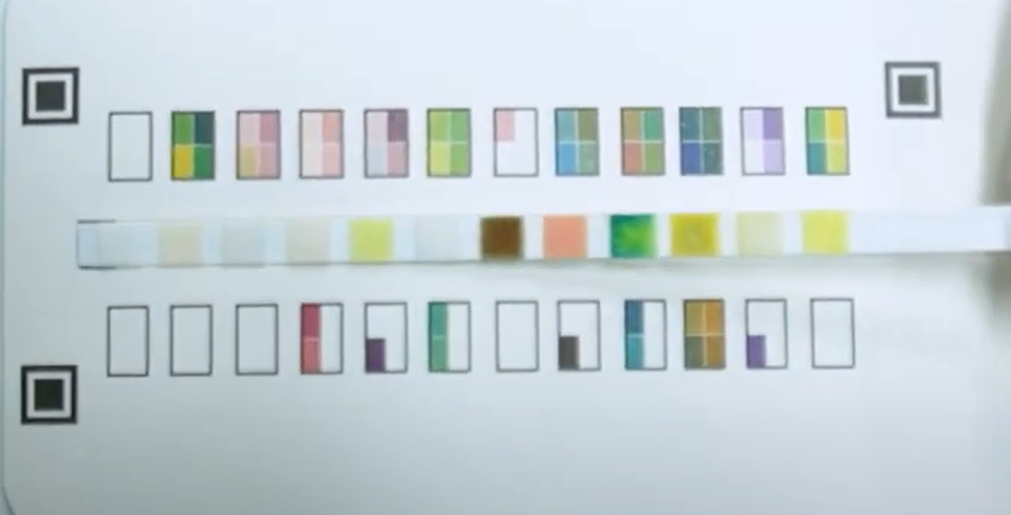
#> input picture basic_color/test_strip.jpg, 1011 x 515 px, found by its file name
$ python analyze_strip_final.py
#> lines starting #> are read from the running program, lines starting #| are printed output that depends on the picture; after the words box and inside, x2 and y2 are one past the last pixel; in counts of white or black regions, pixels touching at a corner belong together
# analyze_strip_final.py
# (멘토님의 전략: 차트 모서리 1개로 스틱 모서리를 '자동 계산'하는 버전)

import cv2
import numpy as np

# --- 0단계: ★★★ 미리 계산된 '비율' 상수 ★★★ ---
# (멘토님이 주신 샘플 좌표로 제가 미리 계산해둔 '고정 비율'입니다)
# (기준 차트를 (0,0)~(1,1) 단위 사각형으로 봤을 때의 스틱 모서리 상대 (u,v) 좌표)
STRIP_CORNERS_NORMALIZED = np.array([
    [0.1340, -0.3644], # 스틱 왼쪽 위
    [0.8521, -0.4208], # 스틱 오른쪽 위
    [0.8541,  0.5898], # 스틱 오른쪽 아래
    [0.1300,  0.5516]  # 스틱 왼쪽 아래
], dtype=np.float32)

# (Lesson 13에서 튜닝해야 할 '스틱 내부 격자' 상수)
PAD_COUNT = 10
START_X = 30
PAD_Y = 5
PAD_WIDTH = 30
PAD_HEIGHT = 40
PAD_GAP = 55
# (스틱을 600x50 크기로 펴기로 약속)
STRIP_WIDTH = 600
STRIP_HEIGHT = 50


# --- 1단계: Phase 2 이미지 로드 ---
image_filename = "test_strip.jpg"
image = cv2.imread(image_filename)
#> image is the input picture: shape (515, 1011, 3); mean B, G, R 212.9, 208.7, 197.5

if image is None:
    print(f"'{image_filename}' 이미지를 찾을 수 없습니다.")
else:
    # --- 2단계: '기준 색상표'의 원본 좌표 ---
    # (★ 사용자가 유일하게 입력하는 4개의 '차트' 모서리 좌표)
    pts_src_chart = np.array([
        [89, 139],   # 왼쪽 위
        [942, 133],  # 오른쪽 위
        [940, 430],  # 오른쪽 아래
        [85, 429]    # 왼쪽 아래
    ], dtype=np.float32)

    # --- 3단계: ★★★ '스틱' 모서리 자동 계산 ★★★ ---

    # (0,0)~(1,1)의 '단위 사각형' 정의
    pts_unit_square = np.array([[0,0], [1,0], [1,1], [0,1]], dtype=np.float32)

    # '단위 사각형' -> '기준 색상표'로 되돌리는 변환 행렬 M을 찾습니다.
    # (즉, 0.1을 곱하면 x좌표 89 근처가 나오는 공식)
    matrix_to_chart = cv2.getPerspectiveTransform(pts_unit_square, pts_src_chart)

    # 0단계의 '비율 상수'에 '변환 행렬 M'을 적용해
    # '스틱 모서리'의 원본 좌표 4개를 '자동으로 계산'합니다.
    # (cv2.perspectiveTransform은 (N, 1, 2) 형태의 입력이 필요)
    pts_src_strip_calculated = cv2.perspectiveTransform(
        STRIP_CORNERS_NORMALIZED.reshape(-1, 1, 2),
        matrix_to_chart
    )

    # (디버깅 출력)
    # print("--- 자동으로 계산된 스틱 모서리 좌표 ---")
    # print(pts_src_strip_calculated)

    # --- 4단계: '스틱 전용' 표준화 (Lesson 12 재활용) ---

    # '스틱'의 목적지 좌표 (600x50 크기)
    pts_dst_strip = np.array([
        [0, 0], [STRIP_WIDTH - 1, 0],
        [STRIP_WIDTH - 1, STRIP_HEIGHT - 1], [0, STRIP_HEIGHT - 1]
    ], dtype=np.float32)

    # (1) '계산된' 스틱 원본 좌표 -> (2) '목표' 스틱 좌표
    matrix_strip = cv2.getPerspectiveTransform(pts_src_strip_calculated, pts_dst_strip)
    image_warped_strip = cv2.warpPerspective(image, matrix_strip, (STRIP_WIDTH, STRIP_HEIGHT))
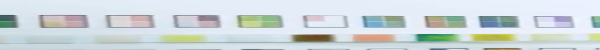
#> image_warped_strip: shape (50, 600, 3); mean B, G, R 218.5, 215.8, 205.9

    # --- 5단계: 격자 기반 색상 추출 (Lesson 13 재활용) ---

    image_debug = image_warped_strip.copy()
    strip_lab_colors = [] # 최종 결과 (LAB 값 10개)

    print("\n--- [Phase 2] 검출된 스틱 패드 색상 (LAB) ---")

    for i in range(PAD_COUNT):
        current_x = START_X + (i * PAD_GAP)
        cv2.rectangle(image_debug,
                      (current_x, PAD_Y),
                      (current_x + PAD_WIDTH, PAD_Y + PAD_HEIGHT),
                      (0, 0, 255), 2)

        pad_roi = image_warped_strip[PAD_Y : PAD_Y + PAD_HEIGHT,
                                     current_x : current_x + PAD_WIDTH]

        avg_bgr_color = cv2.mean(pad_roi)[:3]
        bgr_pixel_image = np.array([[avg_bgr_color]], dtype=np.uint8)
        lab_pixel_image = cv2.cvtColor(bgr_pixel_image, cv2.COLOR_BGR2LAB)
        avg_lab_color = lab_pixel_image[0][0]

        strip_lab_colors.append([int(c) for c in avg_lab_color])
        print(f"패드 #{i+1} (x={current_x}): L={avg_lab_color[0]}, a={avg_lab_color[1]}, b={avg_lab_color[2]}")
#> this loop made 10 passes
#> (avg_bgr_color, bgr_pixel_image, avg_lab_color) on passes 1 to 10: ((212.7, 209.6, 201.3), [[212, 209, 201]], [213, 126, 126]), ((223, 216.8, 206.6), [[223, 216, 206]], [219, 126, 123]), ((223.8, 219.1, 211.3), [[223, 219, 211]], [222, 126, 125]), ((216.2, 210.3, 205.2), [[216, 210, 205]], [214, 127, 124]), ((207.9, 216.7, 199.9), [[207, 216, 199]], [217, 121, 131]), ((202.2, 200.6, 199.4), [[202, 200, 199]], [206, 128, 127]), ((205.9, 202.3, 196.5), [[205, 202, 196]], [207, 126, 126]), ((194.4, 202.9, 184), [[194, 202, 183]], [204, 120, 130]), ((198.4, 206.1, 194.2), [[198, 206, 194]], [208, 122, 131]), ((233.9, 227.9, 220.5), [[233, 227, 220]], [229, 127, 124])
#| 패드 #1 (x=30): L=213, a=126, b=126
#| 패드 #2 (x=85): L=219, a=126, b=123
#| 패드 #3 (x=140): L=222, a=126, b=125
#| 패드 #4 (x=195): L=214, a=127, b=124
#| 패드 #5 (x=250): L=217, a=121, b=131
#| 패드 #6 (x=305): L=206, a=128, b=127
#| 패드 #7 (x=360): L=207, a=126, b=126
#| 패드 #8 (x=415): L=204, a=120, b=130
#> (further printed lines are left out)
#> pass 1, `pad_roi = image_warped_strip[PAD_Y : PAD_Y + PAD_HEIGHT, current_x : c..`:
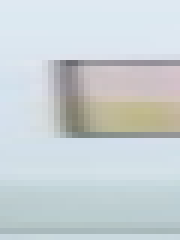
#> pad_roi: shape (40, 30, 3) (shown 6 times larger); mean B, G, R 212.7, 209.6, 201.3
#> pass 2, `pad_roi = image_warped_strip[PAD_Y : PAD_Y + PAD_HEIGHT, current_x : c..`:
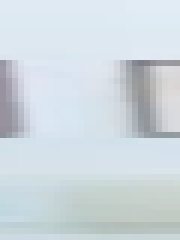
#> pad_roi: shape (40, 30, 3) (shown 6 times larger); mean B, G, R 223, 216.8, 206.6
#> pass 3, `pad_roi = image_warped_strip[PAD_Y : PAD_Y + PAD_HEIGHT, current_x : c..`:
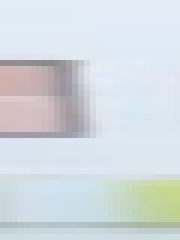
#> pad_roi: shape (40, 30, 3) (shown 6 times larger); mean B, G, R 223.8, 219.1, 211.3
#> after the loop:
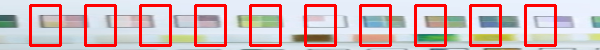
#> image_debug: shape (50, 600, 3); 13.87% of pixels changed, all inside (x1, y1, x2, y2) = (29, 4, 557, 47)
#> after the loop:
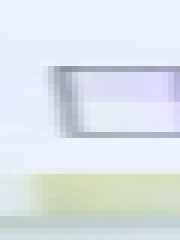
#> pad_roi: shape (40, 30, 3) (shown 6 times larger); mean B, G, R 233.9, 227.9, 220.5
#> after the loop, strip_lab_colors = [[213, 126, 126], [219, 126, 123], [222, 126, 125], [214, 127, 124], [217, 121, 131], [206, 128, 127], [207, 126, 126], [204, 120, 130], [208, 122, 131], [229, 127, 124]]


    # --- 6단계: 결과 보여주기 ---
    cv2.imshow("Warped Strip (Auto-Calculated)", image_debug)
    cv2.waitKey(0)
    cv2.destroyAllWindows()

$ run again, with basic_color/test_kit.png saved as basic_color/test_strip.jpg
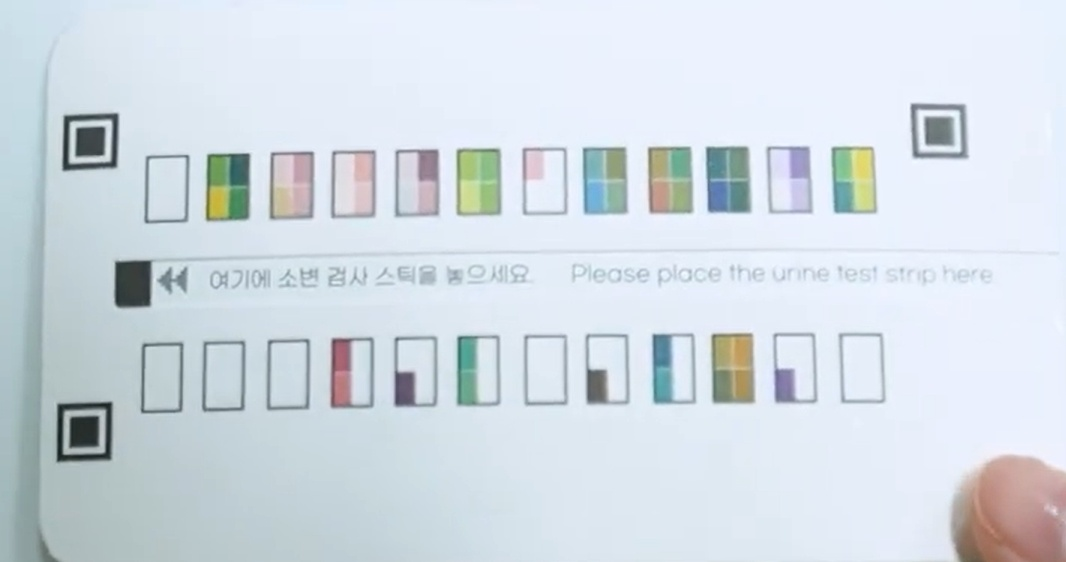
#> input picture basic_color/test_kit.png, 1066 x 562 px, found by its file name
#> image is the input picture: shape (562, 1066, 3); mean B, G, R 227.8, 220.1, 210.6
#> the loop `for i in range(PAD_COUNT):` made 10 passes
#> (avg_bgr_color, bgr_pixel_image, avg_lab_color) on passes 1 to 7: ((205.2, 204, 185.8), [[205, 204, 185]], [206, 122, 125]), ((224.7, 217.8, 216.8), [[224, 217, 216]], [222, 129, 124]), ((233, 224.1, 219.3), [[233, 224, 219]], [227, 128, 123]), ((238.8, 228.5, 220.2), [[238, 228, 220]], [230, 127, 122]), ((233.9, 230.6, 221.1), [[233, 230, 221]], [231, 126, 126]), ((240.4, 231.6, 222.4), [[240, 231, 222]], [233, 127, 123]), ((247.6, 236.3, 227.7), [[247, 236, 227]], [237, 127, 122])
#> (printed output is left out)
#> after the loop `for i in range(PAD_COUNT):`:
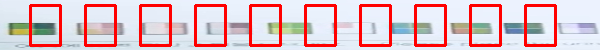
#> image_debug: shape (50, 600, 3); mean B, G, R 201.7, 194.9, 222.6
#> after the loop `for i in range(PAD_COUNT):`:
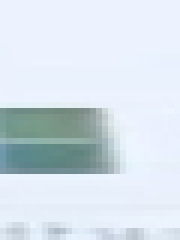
#> pad_roi: shape (40, 30, 3) (shown 6 times larger); mean B, G, R 233.6, 224.9, 213.5
#> after the loop `for i in range(PAD_COUNT):`: strip_lab_colors = [[206, 122, 125], [222, 129, 124], [227, 128, 123], [230, 127, 122], [231, 126, 126], [233, 127, 123], [237, 127, 122], [229, 126, 124], [227, 125, 125], [226, 126, 122]]
